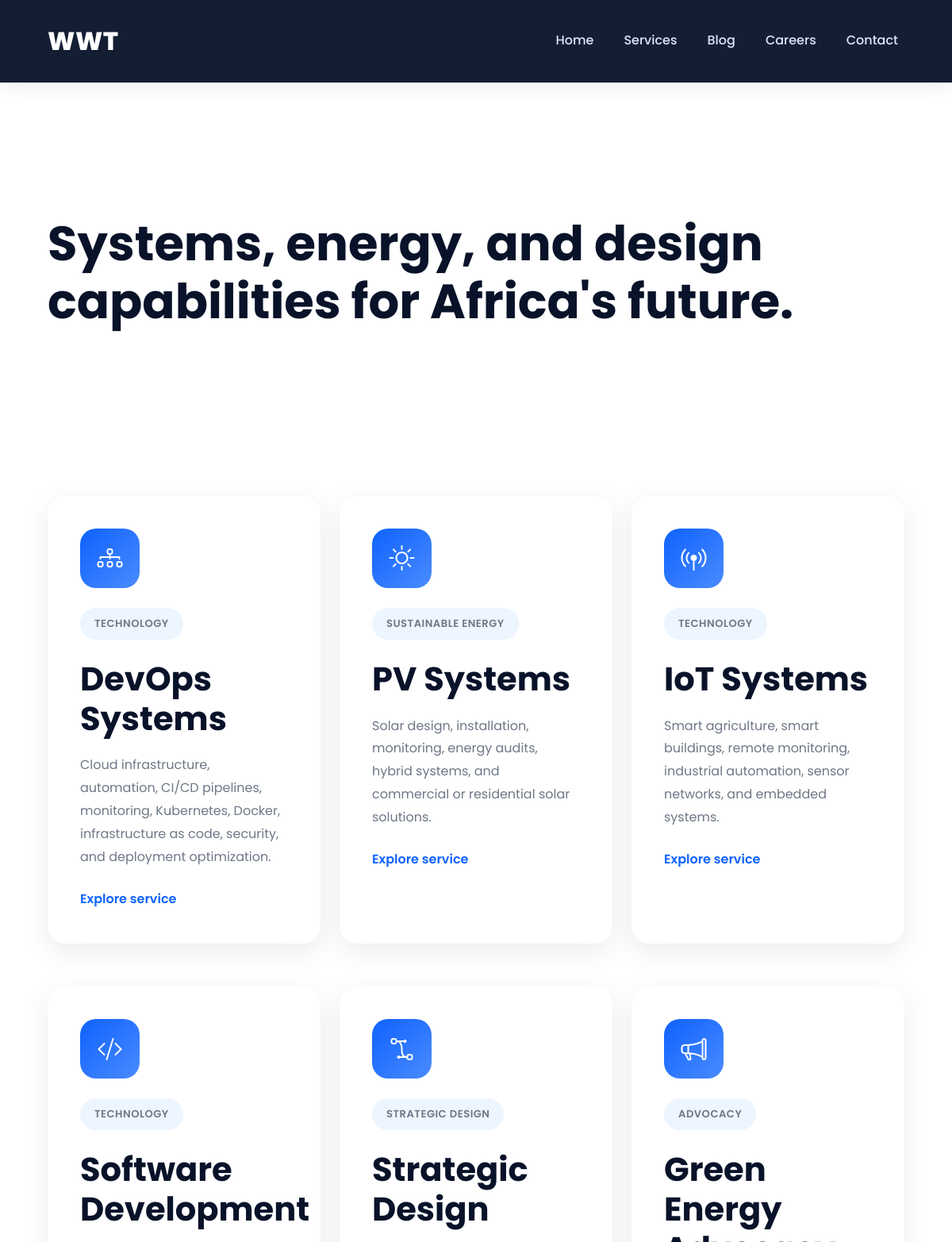
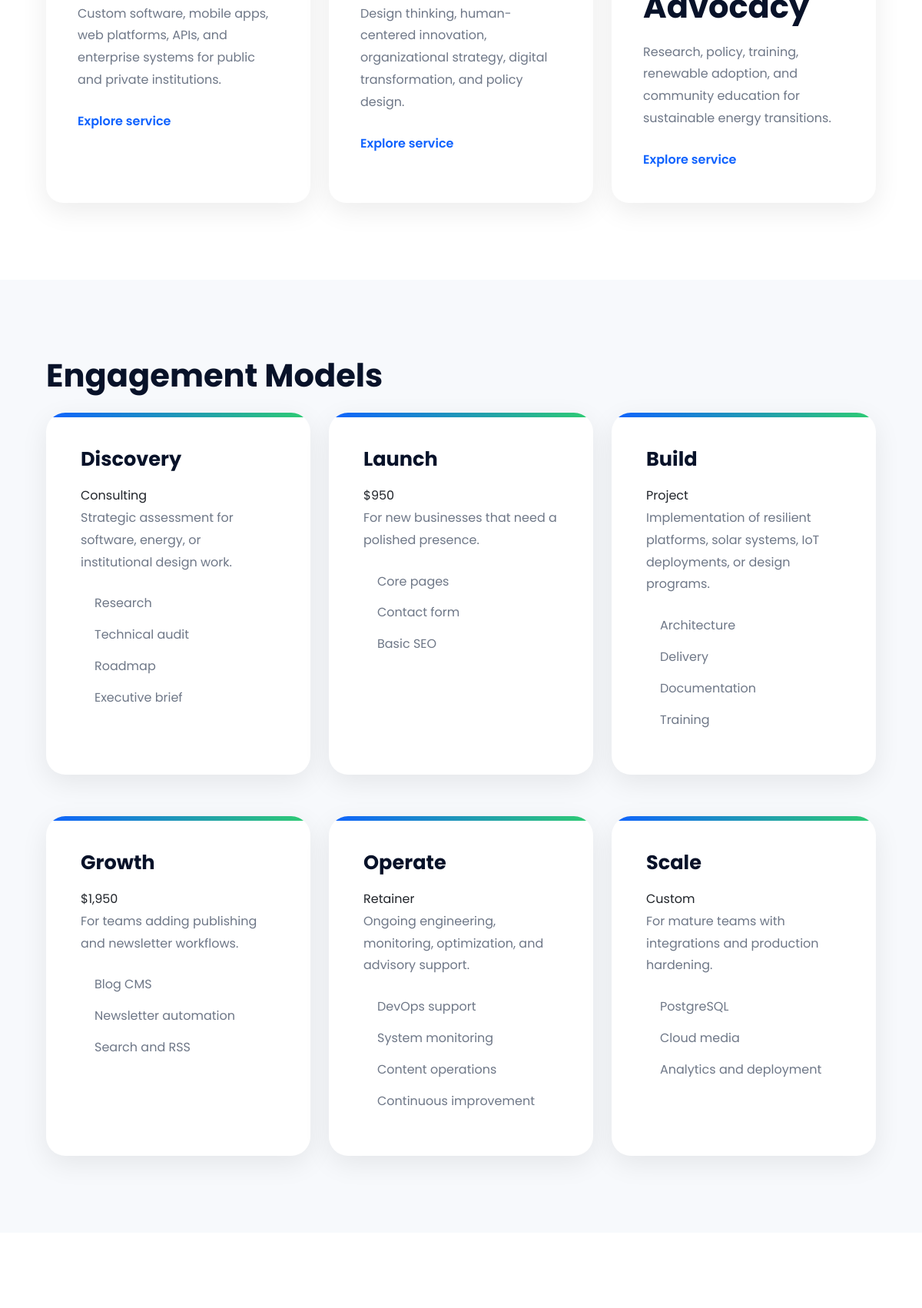
Page /services/ (upper part) on the committed database (2 pictures, top to bottom).
### commerce/models.py (models this page shows, shortened)
class Service(models.Model):
    SERVICE_AREAS = [
        ("technology", "Technology"),
        ("energy", "Sustainable Energy"),
        ("design", "Strategic Design"),
        ("advocacy", "Advocacy"),
    ]
    title = models.CharField(max_length=140)
    slug = models.SlugField(unique=True, null=True, blank=True)
    area = models.CharField(max_length=40, choices=SERVICE_AREAS, default="technology")
    summary = models.TextField()
    description = models.TextField(blank=True)
    technologies = models.TextField(blank=True, help_text="One technology per line")
    industries = models.TextField(blank=True, help_text="One industry per line")
    benefits = models.TextField(blank=True, help_text="One benefit per line")
    icon = models.CharField(max_length=60, blank=True, help_text="Bootstrap icon class or short label")
    order = models.PositiveIntegerField(default=0)
    is_active = models.BooleanField(default=True)
    class Meta:
        ordering = ["order", "title"]
    def get_absolute_url(self):
        return reverse("service_detail", kwargs={"slug": self.slug})

class PricingPlan(models.Model):
    name = models.CharField(max_length=100)
    price = models.CharField(max_length=80)
    description = models.TextField()
    features = models.TextField(help_text="One feature per line")
    is_featured = models.BooleanField(default=False)
    order = models.PositiveIntegerField(default=0)
    class Meta:
        ordering = ["order", "name"]
    def feature_list(self):
        return _lines(self.features)

### commerce/views.py (the view)
# urls.py: path("services/", ServicesView.as_view(), name="services"),
class ServicesView(TemplateView):
    template_name = "commerce/services.html"
    def get_context_data(self, **kwargs):
        context = super().get_context_data(**kwargs)
        context["services"] = Service.objects.filter(is_active=True)
        context["pricing_plans"] = PricingPlan.objects.all()
        return context

### commerce/models.py (called while the page is built)
def _lines(value):
    return [line.strip() for line in value.splitlines() if line.strip()]

### templates/commerce/services.html (shortened to what this page needs)
{% extends "base.html" %}
{% block content %}
<section class="page-header py-5"><div class="container"><p class="eyebrow">Services</p><h1>Systems, energy, and design capabilities for Africa's future.</h1></div></section>
<section class="py-5"><div class="container"><div class="row g-4">{% for service in services %}<div class="col-md-6 col-lg-4"><article class="feature-card h-100"><i class="bi {{ service.icon|default:'bi-check2-circle' }}"></i><p class="category-pill">{{ service.get_area_display }}</p><h2>{{ service.title }}</h2><p>{{ service.summary }}</p>{% if service.slug %}<a class="text-link" href="{{ service.get_absolute_url }}">Explore service</a>{% endif %}</article></div>{% endfor %}</div></div></section>
<section class="py-5 bg-soft"><div class="container"><h2 class="mb-4">Engagement Models</h2><div class="row g-4">{% for plan in pricing_plans %}<div class="col-md-4"><article class="pricing-card h-100 {% if plan.is_featured %}featured{% endif %}"><h3>{{ plan.name }}</h3><div class="plan-price">{{ plan.price }}</div><p>{{ plan.description }}</p><ul>{% for feature in plan.feature_list %}<li>{{ feature }}</li>{% endfor %}</ul></article></div>{% endfor %}</div></div></section>
{% endblock %}

### static/css/site.css (style rules this page uses)
:root { --primary: #0F62FE; --primary-dark: #0043CE; --secondary: #081229; --secondary-light: #10274a; --accent: #2ECC71; --accent-dark: #18b45c; --orange: #FF8C00; --light: #F7F9FC; --white: #FFFFFF; --gray: #ECEFF5; --border: #D8DEE8; --text: #20242A; --text-light: #6E7787; --shadow: 0 10px 35px rgba(0, 0, 0, .08); --shadow-lg: 0 25px 60px rgba(0, 0, 0, .15); --radius: 18px; --transition: .35s ease; }
* { margin: 0; padding: 0; box-sizing: border-box; }
html { scroll-behavior: smooth; }
body { font-family: "Poppins", sans-serif; background: #ffffff; color: var(--text); line-height: 1.8; overflow-x: hidden; }
a { text-decoration: none; transition: var(--transition); }
ul { list-style: none; padding: 0; margin: 0; }
section { padding: 100px 0; position: relative; }
.container { width: 92%; max-width: 1250px; margin: auto; }
h1, h2, h3, h4, h5 { font-weight: 700; color: var(--secondary); line-height: 1.2; }
h1 { font-size: 3.8rem; }
h2 { font-size: 2.6rem; margin-bottom: 20px; }
h3 { font-size: 1.4rem; margin-bottom: 15px; }
p { font-size: 1rem; color: var(--text-light); }
.eyebrow { display: inline-block; padding: 8px 18px; background: rgba(255, 255, 255, .15); border: 1px solid rgba(255, 255, 255, .15); border-radius: 50px; color: white; font-size: .85rem; font-weight: 600; letter-spacing: 1px; margin-bottom: 25px; text-transform: uppercase; }
.bg-soft { background: var(--light); }
.text-link { display: inline-flex; align-items: center; gap: 8px; font-weight: 600; color: var(--primary); }
.feature-card { background: #fff; padding: 40px; border-radius: 22px; box-shadow: var(--shadow); height: 100%; transition: .35s; border: 1px solid transparent; }
.feature-card i { width: 75px; height: 75px; display: flex; align-items: center; justify-content: center; font-size: 2rem; border-radius: 20px; background: linear-gradient(135deg, var(--primary), #4a8bff); color: white; margin-bottom: 25px; }
.feature-card p { margin-bottom: 25px; color: var(--text-light); }
.row.g-4 { row-gap: 30px; }
.category-pill { display: inline-block; padding: 8px 18px; border-radius: 40px; background: #edf5ff; color: var(--primary); font-size: .82rem; font-weight: 600; text-transform: uppercase; letter-spacing: .5px; }
.pricing-card { background: white; padding: 45px; border-radius: 25px; box-shadow: var(--shadow); transition: .35s; height: 100%; position: relative; overflow: hidden; }
.pricing-card:before { content: ""; position: absolute; top: 0; left: 0; width: 100%; height: 6px; background: linear-gradient(90deg, var(--primary), var(--accent)); }
.pricing-card h3 { margin-bottom: 18px; font-size: 1.6rem; }
.pricing-card p { margin-bottom: 25px; }
.pricing-card ul { padding-left: 18px; }
.pricing-card li { margin-bottom: 12px; color: var(--text-light); position: relative; }
.pricing-card li::marker { color: var(--accent); }
.feature-card a, .product-card a, .pricing-card a { font-weight: 600; }
section .row { align-items: stretch; }
.py-5 { padding-top: 100px !important; padding-bottom: 100px !important; }
button, .btn, .card, .feature-card, .product-card, .pricing-card, .blog-card, .job-card, .contact-card, .testimonial { transition: all .35s ease; }

### rows in the picture
Service: area "TECHNOLOGY", title "DevOps Systems", summary "Cloud infrastructure, automation, CI/CD pipelines, monitoring, Kubernetes, Docker, infrastructure as code, security, and deployment optimization."
Service: area "SUSTAINABLE ENERGY", title "PV Systems", summary "Solar design, installation, monitoring, energy audits, hybrid systems, and commercial or residential solar solutions."
Service: area "TECHNOLOGY", title "IoT Systems", summary "Smart agriculture, smart buildings, remote monitoring, industrial automation, sensor networks, and embedded systems."
Service: area "TECHNOLOGY", title "Software Development", summary "Custom software, mobile apps, web platforms, APIs, and enterprise systems for public and private institutions."
Service: area "STRATEGIC DESIGN", title "Strategic Design", summary "Design thinking, human-centered innovation, organizational strategy, digital transformation, and policy design."
Service: area "ADVOCACY", title "Green Energy Advocacy", summary "Research, policy, training, renewable adoption, and community education for sustainable energy transitions."
PricingPlan: name "Discovery", price "Consulting", description "Strategic assessment for software, energy, or institutional design work.", feature_list "Research" "Technical audit" "Roadmap" "Executive brief"
PricingPlan: name "Launch", price "$950", description "For new businesses that need a polished presence.", feature_list "Core pages" "Contact form" "Basic SEO"
PricingPlan: name "Build", price "Project", description "Implementation of resilient platforms, solar systems, IoT deployments, or design programs.", feature_list "Architecture" "Delivery" "Documentation" "Training"
PricingPlan: name "Growth", price "$1,950", description "For teams adding publishing and newsletter workflows.", feature_list "Blog CMS" "Newsletter automation" "Search and RSS"
PricingPlan: name "Operate", price "Retainer", description "Ongoing engineering, monitoring, optimization, and advisory support.", feature_list "DevOps support" "System monitoring" "Content operations" "Continuous improvement"
PricingPlan: name "Scale", price "Custom", description "For mature teams with integrations and production hardening.", feature_list "PostgreSQL" "Cloud media" "Analytics and deployment"
